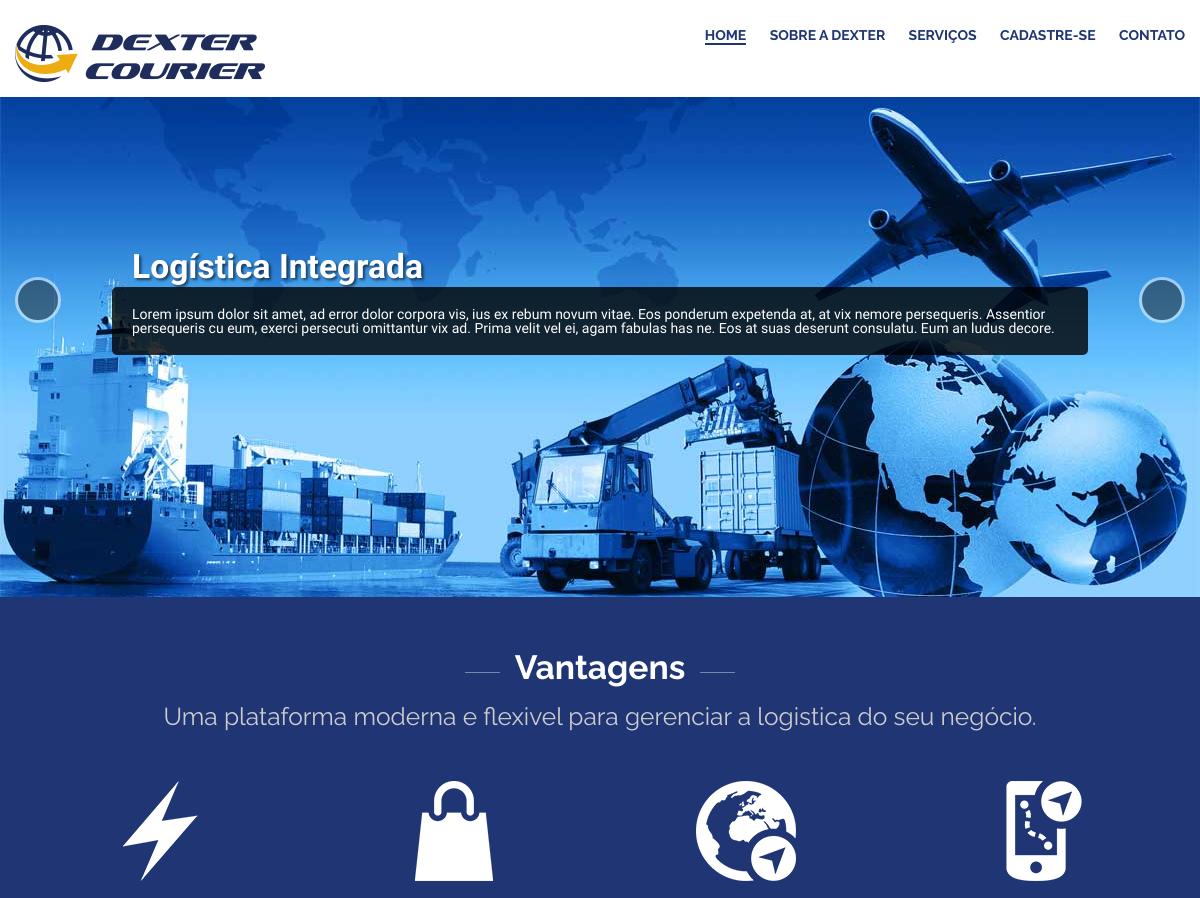
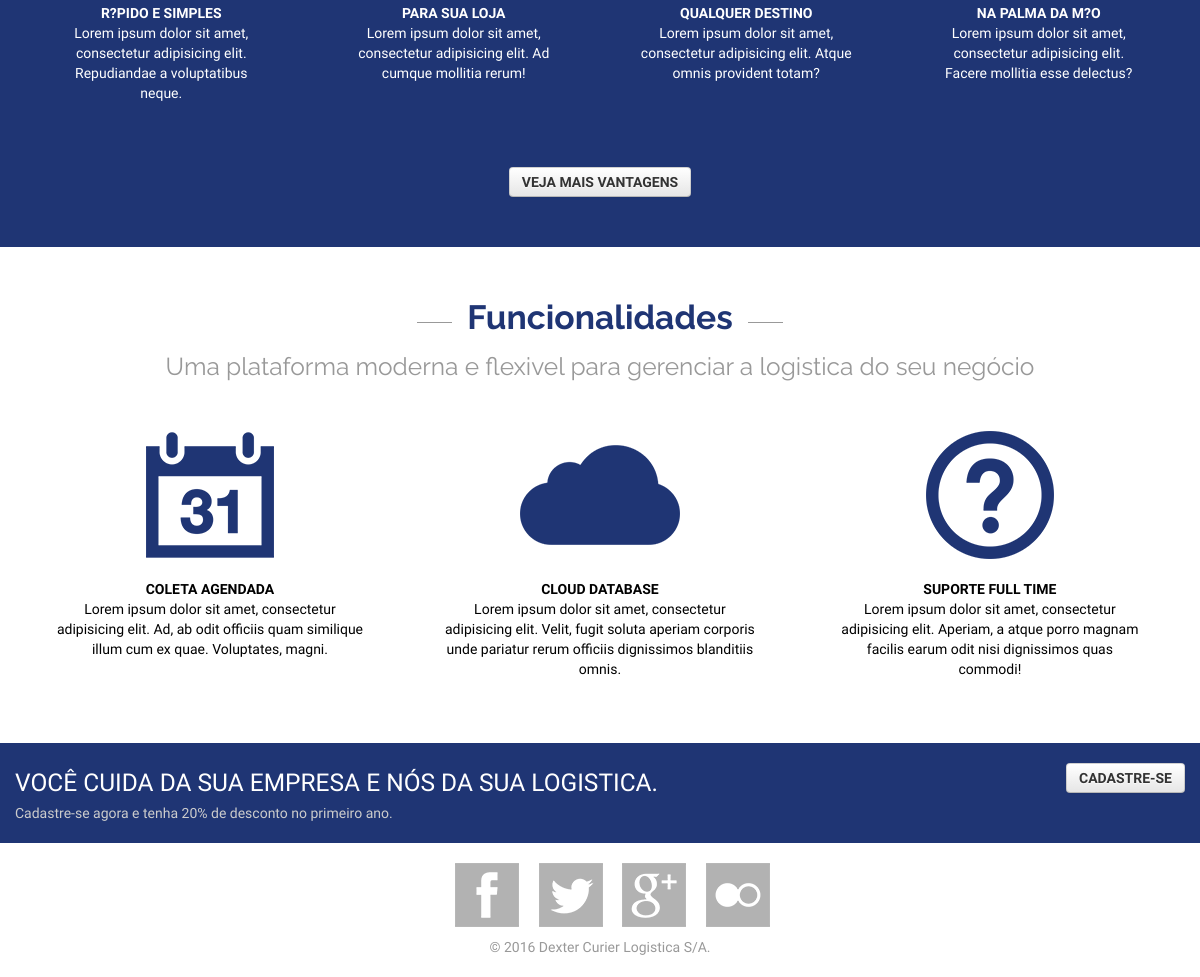
Page /lamp/index.php on the committed database (2 pictures, top to bottom).
### tables this page shows
CREATE TABLE `servicos` (
  `id` int(11) NOT NULL AUTO_INCREMENT,
  `nome` varchar(200) DEFAULT NULL,
  `descricao` varchar(200) DEFAULT NULL,
  `url_icone` varchar(200) DEFAULT NULL,
  `home` tinyint(1) DEFAULT NULL,
  `ip` varchar(2) DEFAULT NULL,
  PRIMARY KEY (`id`)
);

CREATE TABLE `funcionalidades` (
  `id` int(11) NOT NULL AUTO_INCREMENT,
  `nome` varchar(200) DEFAULT NULL,
  `descricao` varchar(200) DEFAULT NULL,
  `url_icone` varchar(200) DEFAULT NULL,
  `ip` varchar(2) DEFAULT NULL,
  PRIMARY KEY (`id`)
);

### lamp/include/banco.php (called while the page is built, shortened)
<?php
	function listar($tabela, $campos = "*", $onde=null, $filtro=null, $ordem=null, $limite=null){
                $sql = "select $campos from $tabela";
                if( $onde ){
                        $sql .= " where $onde";
                }elseif( $filtro ){
                        $sql .= " where $filtro";
                }
                $registros = [];
				$link = mysqli_connect ( 'localhost', 'admin', '4linux', 'dexter500') or die ("Cloud not connect to mysql");
                $query = mysqli_query( $link, $sql );
				while($registro = mysqli_fetch_array($query)){
                   $registros[] = $registro;
                }
                return $registros;
 }

### lamp/template/vantagens.php (the view, shortened to what this page needs)
<div class="title">
	<h1>Vantagens</h1>
	<h3>Uma plataforma moderna e flexivel para gerenciar a logistica do seu
		negócio.</h3>
</div>
<ul class="container">
      <?php
		$registros = listar( 'servicos','*', "home= 1");
		foreach( $registros as $registro ):
	 ?>
	<li>
		<figure>
			<img src="<?php echo $registro['url_icone'];?>" alt="Nome Imagem">
			<figcaption>
				<strong><?php echo $registro['nome'];?></strong>
				<p><?php echo $registro['descricao'];?></p>
			</figcaption>
		</figure>
	</li>
    <?php endforeach; ?>
</ul>
<a href="servicos.php" class="btn btn-flat">Veja mais Vantagens</a>

### lamp/index.php (shortened to what this page needs)
<header class="header">
<?php  require 'template/topo.php'; ?>
    </header>
<?php
        $banners = array(
        	array(
                'id' => 1,
                'nome' => 'Logística Integrada',
        	    'descricao' => 'Lorem ipsum dolor sit amet, ad error dolor corpora vis, ius ex rebum novum vitae. Eos ponderum expetenda at, at vix nemore persequeris. Assentior persequeris cu eum, exerci persecuti omittantur vix ad. Prima velit vel ei, agam fabulas has ne. Eos at suas deserunt consulatu. Eum an ludus decore.',
        	    'url' => 'img/banner/banner.jpg'
            ),
            array(
                'id' => 2,
                'nome' => 'Soluções em Transporte',
                'descricao' => 'Mea id prima munere. Facer everti pro ex, nam no malis quodsi. Option delicata corrumpit an usu, quodsi equidem percipit vix cu, dolor periculis et pri. Id sea corpora phaedrum, no est rebum illud mollis. Et vel veri autem, nec alia dicit ex, eu vis dicant labores legimus',
                'url' => 'img/banner/banner2.jpg'
            ),
            array(
                'id' => 3,
                'nome' => 'Terminais Marítimos',
                'descricao' => 'Cum simul mandamus no, sea veniam honestatis eu. Mucius nostrud ea quo, ius an dicunt eloquentiam, fabulas expetendis per ex. Liber definitionem eu nam. Cu pro dicit utamur conclusionemque, no vis audire maiestatis scribentur.',
                'url' => 'img/banner/banner3.jpg'
            ),
            array(
                'id' => 4,
                'nome' => 'Dexter - Logística',
                'descricao' => 'Mel habeo homero commune te. Nostrud accumsan oporteat mea ex. Lorem ullum mei ne, duo ei amet primis incorrupte. Eos te alienum molestiae, iriure atomorum ei has.',
                'url' => 'img/banner/banner4.jpg'
            ),
        )
?>
<section class="banner">
        <div id="carousel-example-generic" class="carousel slide" data-ride="carousel">
          <div class="carousel-inner">
            <?php foreach ($banners as $banner): ?>
                <div class="item <?php echo ($banner['id']==1) ? 'active' : ''?>" style="background-image:url('<?php echo $banner['url']; ?>')">
                  <div class="container">
                    <div class="row">
                        <div class="span12">
                            <h2><?php echo $banner['nome']; ?></h2>
                            <p><?php echo $banner['descricao']; ?></p>
                        </div>
                    </div>
                  </div>
               </div>
<?php endforeach;?>
         </div>
          <a class="left carousel-control" href="#carousel-example-generic" role="button" data-slide="prev">
          </a>
          <a class="right carousel-control" href="#carousel-example-generic" role="button" data-slide="next">
          </a>
        </div>
    </section>
    <section class="vantagens">
        <?php require 'template/vantagens.php' ?>
    </section>
    <section class="funcionalidades">
        <?php require 'template/funcionalidades.php' ?>
    </section>
<section class="cadastro">
        <div class="container">
            <div class="left">
                <h3>Você cuida da sua empresa e nós da sua logistica.</h3>
                <p>Cadastre-se agora e tenha 20% de desconto no primeiro ano.</p>
            </div>
            <a href="cadastro.php" class="btn btn-flat right">Cadastre-se</a>
        </div>
    </section>
    <footer class="footer">
        <?php require 'template/rodape.php' ?>
    </footer>
</body>
</html>

### lamp/template/topo.php (shortened to what this page needs)
<!doctype html>
<html dir="ltr" lang="pt-BR">
<head>
    <link rel="stylesheet" href="include/css/style.css">
        <link href="include/css/bootstrap.css" rel="stylesheet">
        <link href="include/css/bootstrap-responsive.css" rel="stylesheet">
</head>
<body>
<div class="container">
	<a href="index.php" class="logo left">Dexter Courier</a>
	<nav class="right">
		<ul>
               <?php
                   $paginas[] = array('url' => 'index.php', 'label' => 'Home');
                   $paginas[] = array('url' => 'sobre.php', 'label' => 'Sobre a Dexter');
                   $paginas[] = array('url' => 'servicos.php', 'label' => 'Serviços');
                   $paginas[] = array('url' => 'cadastro.php', 'label' => 'Cadastre-se');
                   $paginas[] = array('url' => 'contato.php', 'label' => 'Contato');
               ?>
               <?php foreach ($paginas as $pagina):?>
                <li class=<?php  echo (basename($_SERVER['PHP_SELF']) == $pagina['url']) ? ' active' : '';?>><a href="<?php echo $pagina['url']; ?>"><?php echo $pagina['label']; ?></a>
              <?php endforeach; ?>
		</ul>
	</nav>
</div>

### lamp/template/funcionalidades.php
<div class="title">
	<h1>Funcionalidades</h1>
	<h3>Uma plataforma moderna e flexivel para gerenciar a logistica do seu
		negócio</h3>
</div>
<ul class="container">
	<?php
		$registros = listar('funcionalidades');
		foreach( $registros as $registro ):
	 ?>
	<li>
		<figure>
			<img src="<?php echo $registro['url_icone'];?>" alt="Nome Imagem">
			<figcaption>
				<strong><?php echo $registro['nome'];?></strong>
				<p><?php echo $registro['descricao'];?></p>
			</figcaption>
		</figure>
	</li>
    <?php endforeach; ?>
</ul>

### lamp/template/rodape.php
<ul>
	<li><a href="#" target="_blank"><img src="img/icon-fb.png"
			alt="Facebook"></a></li>
	<li><a href="#" target="_blank"><img src="img/icon-tw.png"
			alt="Twitter"></a></li>
	<li><a href="#" target="_blank"><img src="img/icon-gp.png"
			alt="Google+"></a></li>
	<li><a href="#" target="_blank"><img src="img/icon-fk.png" alt="Flickr"></a>
	</li>
</ul>
<div class="copy">&copy; 2016 Dexter Curier Logistica S/A.</div>

### lamp/include/css/style.css (style rules this page uses)
body { margin: 0; padding: 0; background: #F5F5F5; color: #555; font-family: 'Open Sans', sans-serif; font-weight: 300; }
.container { width:980px; margin: 0 auto; display: block; }
.left { float: left; }
.right { float: right; }
img { max-width: 100%; }
.header { width: 100%; background-color: white; padding: 15px; overflow: hidden; box-sizing: border-box; -webkit-box-shadow: 0 5px 5px rgba(0,0,0,.12); -moz-box-shadow: 0 5px 5px rgba(0,0,0,.12); box-shadow: 0 5px 5px rgba(0,0,0,.12); }
.header .logo { width: 250px; height: 57px; display: block; background-image: url('../../img/logo-dexter.png'); background-position: 0 0; background-repeat: no-repeat; text-indent:-9999px; }
.header ul { list-style: none; }
.header li { display:inline; font-family: 'Raleway', sans-serif; font-weight: 700; }
.header li a { text-decoration: none; text-transform: uppercase; margin-left: 20px; color: #1f3574; }
.header .active a { border-bottom: 2px solid #1f3574; font-weight:bold; }
.banner { width: 100%; height: 500px; float: left; }
.banner .item { color: #fff; background-repeat:no-repeat; background-position:center center; background-size:cover; width: 100%; height:500px; }
.banner .item h2, .banner .item p { max-width:80%; margin:0 auto; }
.banner .item h2 { font-size: 2.4em; text-transform: capitalize; text-shadow: 2px 2px 3px rgba(0,0,0,.6); margin-top:150px; }
.banner .item p { padding: 20px; background-color: rgba(0,0,0,.8); max-width: 80%; -webkit-border-radius: 5px; -moz-border-radius: 5px; border-radius: 5px; }
.title { font-family: 'Raleway', sans-serif; }
.title h1 { font-size: 2.4em; position: relative; display: inline; color: #1f3574; }
.title h1:before, .title h1:after { content:''; background-color: rgba(0,0,0,.4); width: 35px; height: 1px; position: absolute; top:25px; }
.title h1:before { left: -50px; }
.title h1:after { right: -50px; }
.title h3 { font-weight: normal; color: #999; }
.vantagens .title h1 { color: #ffffff; }
.vantagens .title h3 { color: #cccccc; }
.vantagens .title h1:after, .vantagens .title h1:before { background: rgba(255,255,255,.4); }
.vantagens { width: 100%; padding: 50px 0; text-align: center; background: #1f3574; color: #fff; float: left; }
.vantagens ul { padding: 0; list-style: none; }
.vantagens li { width: 25%; margin-bottom: 50px; float: left; }
.vantagens img { margin: 20px 0; }
.vantagens strong { text-transform: uppercase; }
.funcionalidades { width: 100%; padding: 50px 0; text-align: center; background-color: #fff; float: left; }
.funcionalidades ul { padding: 0; list-style: none; }
.funcionalidades li { width: 33.33%; float: left; }
.funcionalidades img { margin: 20px 0; }
.funcionalidades strong { text-transform: uppercase; }
.cadastro { width: 100%; padding: 20px 0; background-color: #1f3574; float: left; color: #ccc; }
.cadastro h3 { text-transform: uppercase; color:white; font-weight: 400; }
.cadastro h3, .cadastro p { margin: 0; }
.footer { width: 100%; float: left; padding: 20px 0; text-align: center; color: #999; }
.footer ul { padding: 0; list-style: none; }
.footer li { display:inline; margin: 0 8px 20px; }
.btn { background-color: #1f3574; text-transform: uppercase; color: #fff; text-decoration: none; padding: 10px 25px; font-weight: 700; border:0; font-size: 1em; }
.btn-flat { border: 2px solid #fff; }

### rows in the picture
servicos: url_icone (picture), nome "R?PIDO E SIMPLES", descricao "Lorem ipsum dolor sit amet, consectetur adipisicing elit. Repudiandae a voluptatibus neque."
servicos: url_icone (picture), nome "PARA SUA LOJA", descricao "Lorem ipsum dolor sit amet, consectetur adipisicing elit. Ad cumque mollitia rerum!"
servicos: url_icone (picture), nome "QUALQUER DESTINO", descricao "Lorem ipsum dolor sit amet, consectetur adipisicing elit. Atque omnis provident totam?"
servicos: url_icone (picture), nome "NA PALMA DA M?O", descricao "Lorem ipsum dolor sit amet, consectetur adipisicing elit. Facere mollitia esse delectus?"
funcionalidades: url_icone (picture), nome "COLETA AGENDADA", descricao "Lorem ipsum dolor sit amet, consectetur adipisicing elit. Ad, ab odit officiis quam similique illum cum ex quae. Voluptates, magni."
funcionalidades: url_icone (picture), nome "CLOUD DATABASE", descricao "Lorem ipsum dolor sit amet, consectetur adipisicing elit. Velit, fugit soluta aperiam corporis unde pariatur rerum officiis dignissimos blanditiis omnis."
funcionalidades: url_icone (picture), nome "SUPORTE FULL TIME", descricao "Lorem ipsum dolor sit amet, consectetur adipisicing elit. Aperiam, a atque porro magnam facilis earum odit nisi dignissimos quas commodi!"

### other values in the picture
$pagina['label'] "HOME"
$pagina['label'] "SOBRE A DEXTER"
$pagina['label'] "SERVIÇOS"
$pagina['label'] "CADASTRE-SE"
$pagina['label'] "CONTATO"
$banner['nome'] "Logística Integrada"
